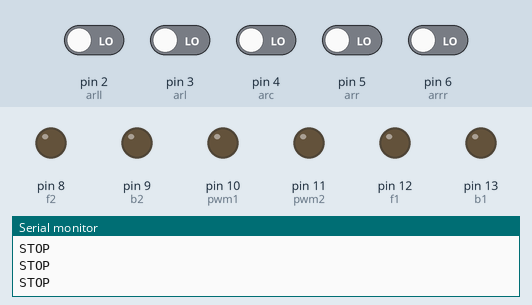
Bench run of a sketch on a simulated Arduino Uno, built with avr-gcc and run on an emulated ATmega328P. Parts: output pins drawn as LEDs (lit = HIGH), the last lines printed to the serial monitor. Inputs (shaded band) come from the test bench; at power-on: pin 2 (arll), pin 3 (arl), pin 4 (arc), pin 5 (arr), pin 6 (arrr) LOW.

Above: at 1.2 s.
1.3 s: pin 3 (arl) driven HIGH
At 2.2 s:
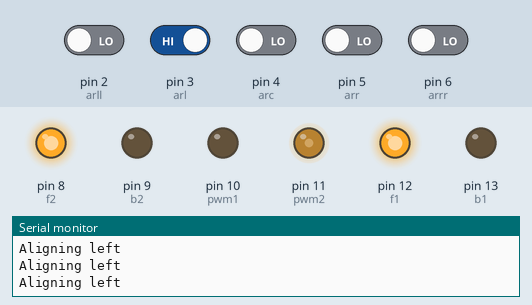
4.3 s: pin 2 (arll) driven HIGH and pin 4 (arc) driven HIGH
At 4.6 s:
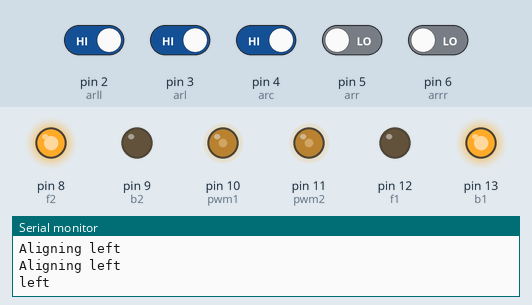
5.8 s: pin 2 (arll) driven LOW
At 7.0 s:
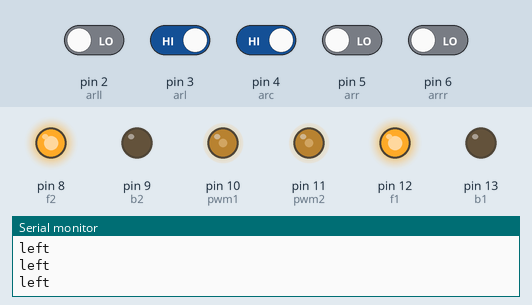
7.3 s: pin 4 (arc) driven LOW
At 9.0 s:
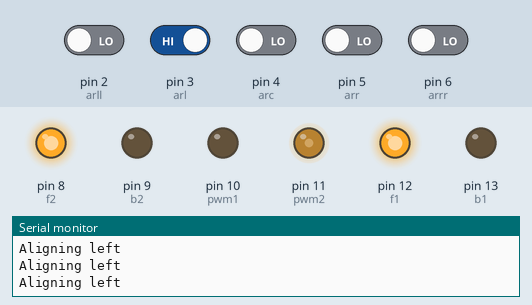
10.3 s: pin 3 (arl) driven LOW and pin 5 (arr) driven HIGH
At 11.1 s:
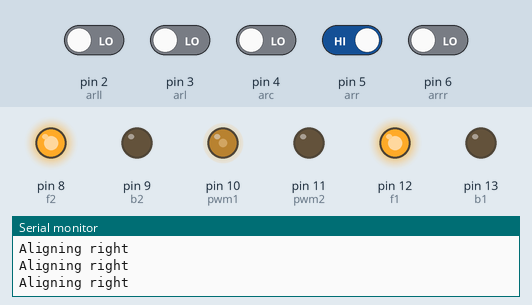
13.3 s: pin 5 (arr) driven LOW
At 13.7 s:
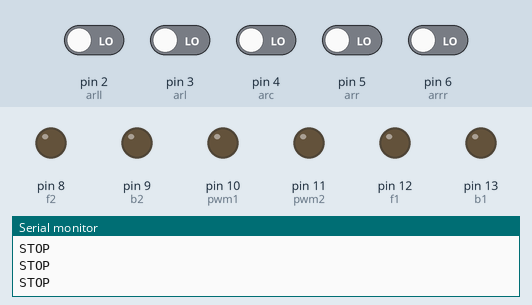
Timing chart, 0 to 15.8 s (numbered marks = the images above; inputs shaded):
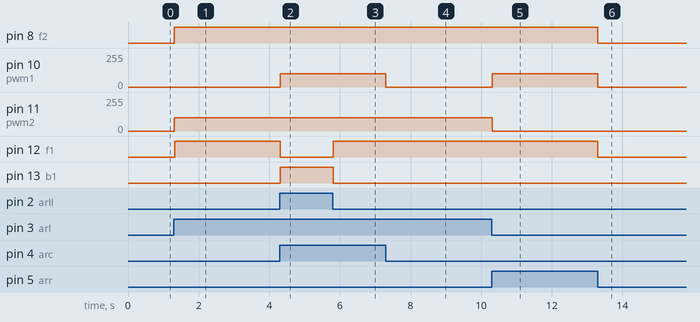

Measured:
- after the input at 1.3 s, pin 8 (f2), pin 12 (f1): LOW → HIGH at once; pin 11 (pwm2): 0/255 → 100/255 at once
- after the input at 4.3 s, pin 10 (pwm1): 0/255 → 100/255 at once; pin 12 (f1): HIGH → LOW at once; pin 13 (b1): LOW → HIGH at once
- after the input at 5.8 s, pin 12 (f1): LOW → HIGH at once; pin 13 (b1): HIGH → LOW at once
- after the input at 7.3 s, pin 10 (pwm1): 100/255 → 0/255 at once
- after the input at 10.3 s, pin 10 (pwm1): 0/255 → 100/255 at once; pin 11 (pwm2): 100/255 → 0/255 at once
- after the input at 13.3 s, pin 8 (f2), pin 12 (f1): HIGH → LOW at once; pin 10 (pwm1): 100/255 → 0/255 at once

The sketch:

whiteline.ino
```cpp
#define arll 2
#define arl 3
#define arc 4
#define arr 5
#define arrr 6
#define f1 12
#define b1 13
#define pwm1 10
#define pwm2 11
#define f2 8
#define b2 9
//#define p 100
int l=0;
int c=0;
int r=0;
int ll=0;
int rr=0;
int z=0;
void setup() {
  Serial.begin(9600);
pinMode(arll,INPUT);
pinMode(arl,INPUT);
pinMode(arc,INPUT);
pinMode(arr,INPUT);
pinMode(arrr,INPUT);
pinMode(pwm1,OUTPUT);
pinMode(pwm2,OUTPUT);
pinMode(f1,OUTPUT);
pinMode(b1,OUTPUT);
pinMode(f2,OUTPUT);
pinMode(b2,OUTPUT);// put your setup code here, to run once:
}

void loop() {
  ll=digitalRead(arll);
  l=digitalRead(arl);
 c=digitalRead(arc);
 r=digitalRead(arr);
  rr=digitalRead(arrr);
 z=ll*10000+l*1000+c*100+r*10+rr;
 movement(z);
}

void alignleft()
{
 analogWrite(pwm1,0);
analogWrite(pwm2,100);
digitalWrite(f2,HIGH);
delay(20);
straight();
}
void straight()
{
  analogWrite(pwm1,100);
  analogWrite(pwm2,100);
  digitalWrite(f1,HIGH);
digitalWrite(f2,HIGH);
digitalWrite(b1,LOW);
digitalWrite(b2,LOW);

}
void alignright()
{
analogWrite(pwm2,0);
  analogWrite(pwm1,100);
digitalWrite(f1,HIGH);
delay(20);
straight();
}
void right()
{digitalWrite(f2,LOW);
digitalWrite(b1,LOW);
analogWrite(pwm1,100);
analogWrite(pwm2,100);
digitalWrite(f1,HIGH);
digitalWrite(b2,HIGH);
delay(250);
}
void left()
{digitalWrite(f1,LOW);
digitalWrite(b2,LOW);
analogWrite(pwm1,100);
 analogWrite(pwm2,100);
digitalWrite(f2,HIGH);
digitalWrite(b1,HIGH);
delay(250);

}
void stopie()
{
analogWrite(pwm1,0);
 analogWrite(pwm2,0);
  digitalWrite(f2,LOW);
digitalWrite(b1,LOW);
digitalWrite(f1,LOW);
digitalWrite(b2,LOW);
}
void movement(int x)
{
switch(x)
 {
  case 00:{stopie();
          Serial.println("STOP");
          break;}
  /*case 110:{alignright();
          Serial.println("Aligning right");
          break;}*/
case 11100:{left();
            Serial.println("left");
            break;}
case 100:{straight();
          Serial.println("Straight");
          break;}
/*ase 1100:{alignleft();
          Serial.println("Aligning left");
          break;}*/
case 1000:{alignleft();
          Serial.println("Aligning left");
          break;}
case 10:{alignright();
          Serial.println("Aligning right");
          break;}
case 111:{right();
          Serial.println("right");
          break;}
default:{straight();break;}
 }
}
```
